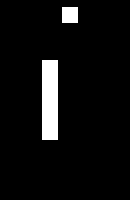
Frame 1 (no input)
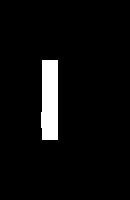
Frame 60 (no input)
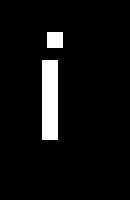
Frame 120 (the mouse pressed at the canvas centre since frame 60)

The p5.js sketch that drew these frames (run headless with seeded random() and noise() and a simulated clock; from frame 60 on, the mouse is pressed at the canvas centre):

// p5.js sketch
// ── sketch.js
var x, y, xSpeed, ySpeed, p1Y, p2Y,p1Speed,p2Speed;

function setup() {
  frameRate(60);
  createCanvas(130, 200);
  rectMode(CENTER);

  x = 70;
  y = 15;
  xSpeed = -3;
  ySpeed = 5;

  p1Y = 100;
  p2Y = width / 4;
  p1Speed = 0;
  p2Speed = 0;

}

function draw() {
  //Draw Everything
  background(0);
  drawBall();
  drawPaddle1();
//  drawPaddle2();


  //Update Variables
  moveBall();
 // movePaddles();
  wallBounce();
  bouncePaddle1();
 // bouncePaddle2();
}

function movePaddles() {
  p1Y += p1Speed;
  p2Y += p2Speed;
}

function bouncePaddle1() {
  if (boxOverlap(x, y, 16, 16, 50, p1Y, 16, 80) ) {
    xSpeed *= -1;
  }
}

function bouncePaddle2() {
  if (boxOverlap(x, y, 16, 16, width - 50, p2Y, 16, 80) && xSpeed > 0) {
    xSpeed *= -1;
  }
}

function boxOverlap(x1, y1, w1, h1, x2, y2, w2, h2) {
  if (x1 + w1 / 2 < x2 - w2 / 2)
    return false;
  if (x2 + w2 / 2 < x1 - w1 / 2)
    return false;
  if (y1 + h1 / 2 < y2 - h2 / 2)
    return false;
  if (y2 + h2 / 2 < y1 - h1 / 2)
    return false;

  return true;
}

function drawPaddle1() {
  noStroke();
  fill(255);
  rect(50, p1Y, 16, 80);
}

function drawPaddle2() {
  noStroke();
  fill(255);
  rect(width - 50, p2Y, 16, 80);
}

function wallBounce() {
  if (y > 200)
  {
    
  x = 70;
  y = 15;
  xSpeed = -3;
  ySpeed = 5;
  }

//   if (y > height - 8)
//     ySpeed *= -1;

  if (x < 8)
    xSpeed *= -1;

  if (y < 8)
    ySpeed *= -1;
}
function mousePressed() {
  return;
  x = mouseX;
  y = mouseY;
  xSpeed = -3;
  ySpeed = 5;
}

function moveBall() {
  x += xSpeed;
  y += ySpeed;
}

function drawBall() {
  noStroke();
  fill(255);
  rect(x, y, 16, 16);

}

function keyPressed(){
 if( keyCode == UP_ARROW)
   p2Speed = -3;
  
 if( key == 'w')
   p1Speed = -3;
  
 if( keyCode == DOWN_ARROW)
   p2Speed = 3;
  
 if( key == 's')
   p1Speed = 3;
  
}

function keyReleased(){
 if( keyCode == UP_ARROW || keyCode == DOWN_ARROW )
   p2Speed = 0;
  
  if( key == 'w'||key == 's')
   p1Speed = 0;
  
}
